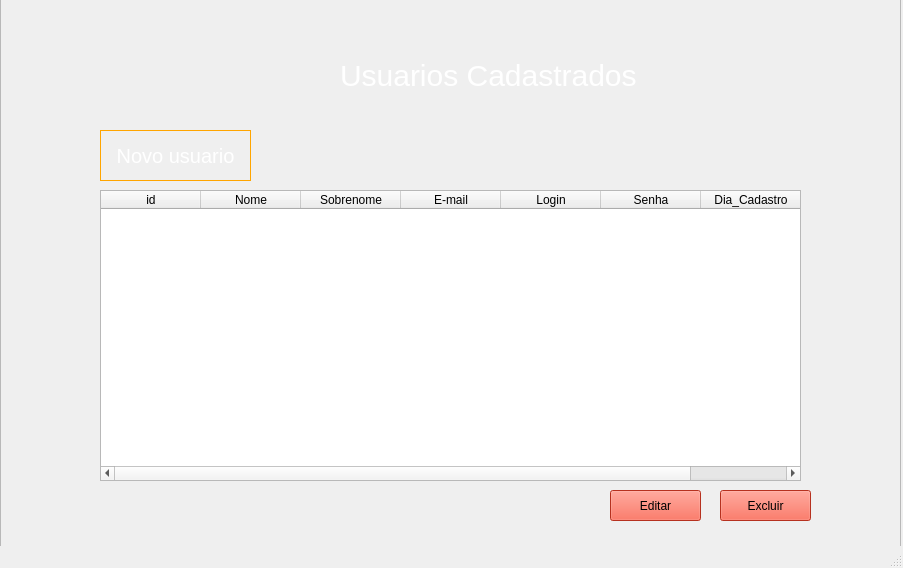
<?xml version="1.0" encoding="UTF-8"?>
<ui version="4.0">
 <class>MainWindow</class>
 <widget class="QMainWindow" name="MainWindow">
  <property name="geometry">
   <rect>
    <x>0</x>
    <y>0</y>
    <width>903</width>
    <height>568</height>
   </rect>
  </property>
  <property name="windowTitle">
   <string>MainWindow</string>
  </property>
  <property name="autoFillBackground">
   <bool>false</bool>
  </property>
  <property name="styleSheet">
   <string notr="true"/>
  </property>
  <property name="documentMode">
   <bool>false</bool>
  </property>
  <widget class="QWidget" name="centralwidget">
   <widget class="QTableWidget" name="tableWidget">
    <property name="geometry">
     <rect>
      <x>100</x>
      <y>190</y>
      <width>701</width>
      <height>291</height>
     </rect>
    </property>
    <property name="styleSheet">
     <string notr="true"/>
    </property>
    <column>
     <property name="text">
      <string>id</string>
     </property>
    </column>
    <column>
     <property name="text">
      <string>Nome</string>
     </property>
    </column>
    <column>
     <property name="text">
      <string>Sobrenome</string>
     </property>
    </column>
    <column>
     <property name="text">
      <string>E-mail</string>
     </property>
    </column>
    <column>
     <property name="text">
      <string>Login</string>
     </property>
    </column>
    <column>
     <property name="text">
      <string>Senha</string>
     </property>
    </column>
    <column>
     <property name="text">
      <string>Dia_Cadastro</string>
     </property>
    </column>
   </widget>
   <widget class="QPushButton" name="pushButton_6">
    <property name="geometry">
     <rect>
      <x>720</x>
      <y>490</y>
      <width>91</width>
      <height>31</height>
     </rect>
    </property>
    <property name="styleSheet">
     <string notr="true">background-color: rgb(255, 69, 44);</string>
    </property>
    <property name="text">
     <string>Excluir</string>
    </property>
   </widget>
   <widget class="QPushButton" name="pushButton_7">
    <property name="geometry">
     <rect>
      <x>610</x>
      <y>490</y>
      <width>91</width>
      <height>31</height>
     </rect>
    </property>
    <property name="styleSheet">
     <string notr="true">background-color: rgb(255, 69, 44);
</string>
    </property>
    <property name="text">
     <string>Editar</string>
    </property>
   </widget>
   <widget class="QPushButton" name="pushButton_8">
    <property name="geometry">
     <rect>
      <x>100</x>
      <y>130</y>
      <width>151</width>
      <height>51</height>
     </rect>
    </property>
    <property name="styleSheet">
     <string notr="true">
QPushButton{ border:1px solid orange;color:white;font-size:20px ; }


QPushButton:hover{ background-color:orange;color:black  }


</string>
    </property>
    <property name="text">
     <string>Novo usuario</string>
    </property>
   </widget>
   <widget class="QFrame" name="frame">
    <property name="geometry">
     <rect>
      <x>0</x>
      <y>-10</y>
      <width>901</width>
      <height>561</height>
     </rect>
    </property>
    <property name="styleSheet">
     <string notr="true">background-image: url(:/fundo/Black-and-Orange-Desktop-Background.jpg);</string>
    </property>
    <property name="frameShape">
     <enum>QFrame::StyledPanel</enum>
    </property>
    <property name="frameShadow">
     <enum>QFrame::Raised</enum>
    </property>
    <widget class="QLabel" name="label_2">
     <property name="geometry">
      <rect>
       <x>340</x>
       <y>70</y>
       <width>301</width>
       <height>31</height>
      </rect>
     </property>
     <property name="styleSheet">
      <string notr="true">color:white;font-size:30px;</string>
     </property>
     <property name="text">
      <string>Usuarios Cadastrados</string>
     </property>
    </widget>
   </widget>
   <zorder>frame</zorder>
   <zorder>tableWidget</zorder>
   <zorder>pushButton_6</zorder>
   <zorder>pushButton_7</zorder>
   <zorder>pushButton_8</zorder>
  </widget>
  <widget class="QMenuBar" name="menubar">
   <property name="geometry">
    <rect>
     <x>0</x>
     <y>0</y>
     <width>903</width>
     <height>21</height>
    </rect>
   </property>
  </widget>
  <widget class="QStatusBar" name="statusbar"/>
 </widget>
 <resources>
  <include location="../../../../AppData/Local/Programs/Python/Python38-32/Lib/site-packages/qt5_applications/Qt/bin/aquimesmo.qrc"/>
  <include location="../imagemdefundo.qrc"/>
  <include location="cpanel.qrc"/>
 </resources>
 <connections/>
</ui>
